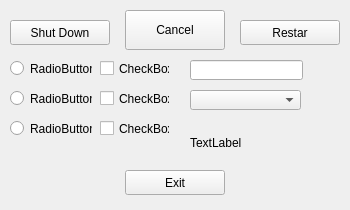
<?xml version="1.0" encoding="UTF-8"?>
<ui version="4.0">
 <class>Form</class>
 <widget class="QWidget" name="Form">
  <property name="geometry">
   <rect>
    <x>0</x>
    <y>0</y>
    <width>350</width>
    <height>210</height>
   </rect>
  </property>
  <property name="sizePolicy">
   <sizepolicy hsizetype="Fixed" vsizetype="Fixed">
    <horstretch>0</horstretch>
    <verstretch>0</verstretch>
   </sizepolicy>
  </property>
  <property name="windowTitle">
   <string>Shut</string>
  </property>
  <widget class="QPushButton" name="pushButton">
   <property name="geometry">
    <rect>
     <x>10</x>
     <y>20</y>
     <width>100</width>
     <height>25</height>
    </rect>
   </property>
   <property name="text">
    <string>Shut Down</string>
   </property>
  </widget>
  <widget class="QPushButton" name="pushButton_2">
   <property name="geometry">
    <rect>
     <x>125</x>
     <y>10</y>
     <width>100</width>
     <height>40</height>
    </rect>
   </property>
   <property name="text">
    <string>Cancel</string>
   </property>
  </widget>
  <widget class="QPushButton" name="pushButton_3">
   <property name="geometry">
    <rect>
     <x>240</x>
     <y>20</y>
     <width>100</width>
     <height>25</height>
    </rect>
   </property>
   <property name="text">
    <string>Restar</string>
   </property>
  </widget>
  <widget class="QCheckBox" name="checkBox">
   <property name="geometry">
    <rect>
     <x>100</x>
     <y>60</y>
     <width>70</width>
     <height>17</height>
    </rect>
   </property>
   <property name="text">
    <string>CheckBox</string>
   </property>
  </widget>
  <widget class="QCheckBox" name="checkBox_2">
   <property name="geometry">
    <rect>
     <x>100</x>
     <y>90</y>
     <width>70</width>
     <height>17</height>
    </rect>
   </property>
   <property name="text">
    <string>CheckBox</string>
   </property>
  </widget>
  <widget class="QCheckBox" name="checkBox_3">
   <property name="geometry">
    <rect>
     <x>100</x>
     <y>120</y>
     <width>70</width>
     <height>17</height>
    </rect>
   </property>
   <property name="text">
    <string>CheckBox</string>
   </property>
  </widget>
  <widget class="QRadioButton" name="radioButton">
   <property name="geometry">
    <rect>
     <x>10</x>
     <y>60</y>
     <width>82</width>
     <height>17</height>
    </rect>
   </property>
   <property name="text">
    <string>RadioButton</string>
   </property>
  </widget>
  <widget class="QRadioButton" name="radioButton_2">
   <property name="geometry">
    <rect>
     <x>10</x>
     <y>90</y>
     <width>82</width>
     <height>17</height>
    </rect>
   </property>
   <property name="text">
    <string>RadioButton</string>
   </property>
  </widget>
  <widget class="QRadioButton" name="radioButton_3">
   <property name="geometry">
    <rect>
     <x>10</x>
     <y>120</y>
     <width>82</width>
     <height>17</height>
    </rect>
   </property>
   <property name="text">
    <string>RadioButton</string>
   </property>
  </widget>
  <widget class="QLineEdit" name="lineEdit">
   <property name="geometry">
    <rect>
     <x>190</x>
     <y>60</y>
     <width>113</width>
     <height>20</height>
    </rect>
   </property>
  </widget>
  <widget class="QLabel" name="label">
   <property name="geometry">
    <rect>
     <x>190</x>
     <y>130</y>
     <width>100</width>
     <height>25</height>
    </rect>
   </property>
   <property name="text">
    <string>TextLabel</string>
   </property>
  </widget>
  <widget class="QComboBox" name="comboBox">
   <property name="geometry">
    <rect>
     <x>190</x>
     <y>90</y>
     <width>111</width>
     <height>20</height>
    </rect>
   </property>
  </widget>
  <widget class="QPushButton" name="pushButton_4">
   <property name="geometry">
    <rect>
     <x>125</x>
     <y>170</y>
     <width>100</width>
     <height>25</height>
    </rect>
   </property>
   <property name="text">
    <string>Exit</string>
   </property>
  </widget>
 </widget>
 <resources/>
 <connections/>
</ui>
